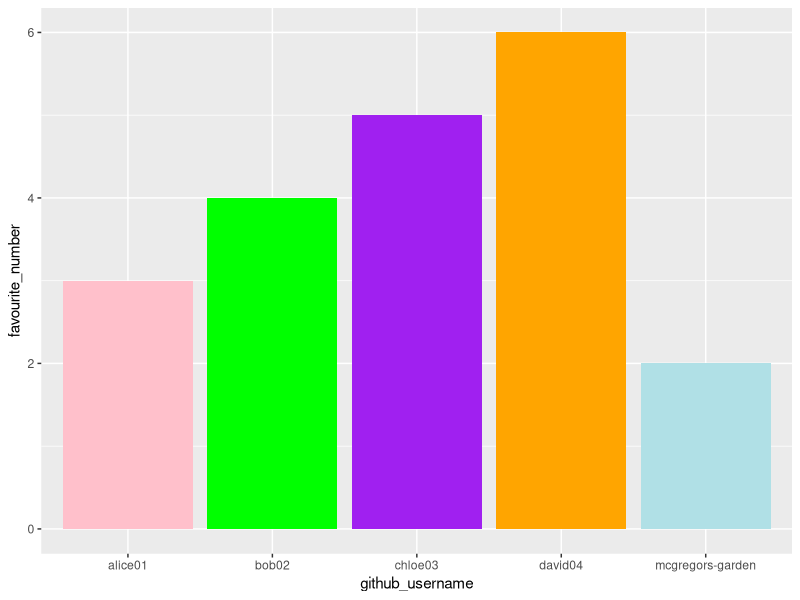

R code for this plot:
## ---- chunk 1
library(tidyverse) 
## ---- chunk 2
team_data <- tibble(
  name = c("Peter Rabbit", "Alice", "Bob", 
           "Chloe", "David"),
  github_username = c("mcgregors-garden", "alice01", "bob02", 
                      "chloe03", "david04"), 
  colour = c("powderblue", "pink", "green", 
             "purple", "orange"),
  hobby = c("Hopping", "running", "hiking", 
            "reading", "gaming"),
  favourite_number = c(2, 3, 4, 5, 6)
  )

team_data
## ---- chunk 3
p1 <- ggplot(data = team_data, 
             mapping = aes(x = github_username, 
                           y = favourite_number,
                           fill = colour), 
             ) +
   geom_col() +
   scale_fill_identity()
p1
